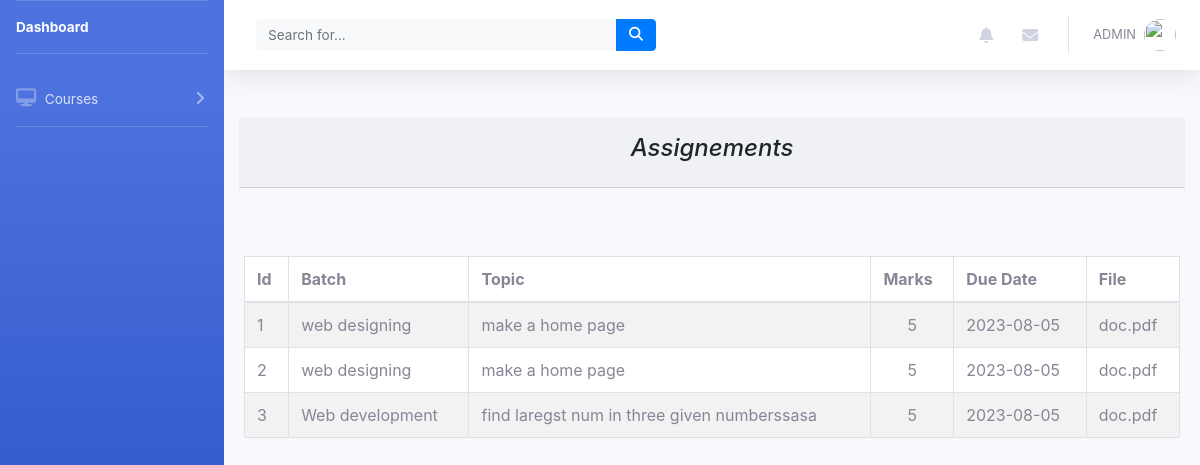
The app's page /Students/index.php with its own data.
### tables this page shows
CREATE TABLE `create_assign` (
  `id` int(11) NOT NULL,
  `batch` varchar(50) NOT NULL,
  `topic` varchar(255) NOT NULL,
  `marks` int(11) NOT NULL,
  `duedate` date NOT NULL,
  `file` varchar(50) NOT NULL
);

### Students/index.php (the view, shortened to what this page needs)
<?php
include('../connection.php');
include('includes/links.php');
include('includes/header.php');
include('includes/sidebar.php');
?>
<!DOCTYPE html>
<html lang="en">
<head>
</head>
<body>
    <div class="container-fluid mt-5">
        <div class="card-shadow mb-4">
            <div class="card-header py-3">
                <h6 style="font-size: 24px;text-align:center;font-style:italic;">Assignements
                </h6>
            </div>
        </div>
        <div class="row mt-5">
        <div class="card-body">
            <div class="table table-responsive">
                <table class="table table-bordered table-striped">
                    <thead>
                        <tr>
                            <th>Id</th>
                            <th>Batch</th>
                            <th>Topic</th>
                            <th>Marks</th>
                            <th>Due Date</th>
                            <th>File</th>
                        </tr>
                    </thead>
                    <tbody>
                        <?php
                        $query = "SELECT * FROM create_assign";
                        $result = mysqli_query($connect, $query);
                        while ($row = mysqli_fetch_assoc($result)) {
                        ?>
                            <tr>
                                <td><?php echo $row["id"]; ?></td>
                                <td><?php echo $row["batch"]; ?></td>
                                <td><?php echo $row["topic"]; ?></td>
                                <td style="text-align: center;"><?php echo $row["marks"]; ?></td>
                                <td><?php echo $row["duedate"]; ?></td>
                                <td><?php echo $row["file"]; ?></td>
                            </tr>
                        <?php
                        }
                        ?>
                    </tbody>
                </table>
            </div>
        </div>
        </div>
    </div>
</body>
</html>

### records on screen
create_assign: id "1", batch "web designing", topic "make a home page", marks "5", duedate "2023-08-05", file "doc.pdf"
create_assign: id "2", batch "web designing", topic "make a home page", marks "5", duedate "2023-08-05", file "doc.pdf"
create_assign: id "3", batch "Web development", topic "find laregst num in three given numberssasa", marks "5", duedate "2023-08-05", file "doc.pdf"
